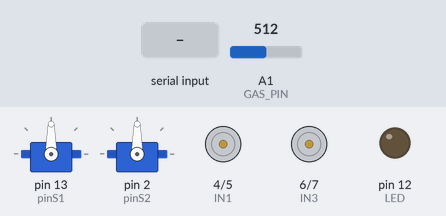
This sketch was run on a simulated Arduino Uno, built with avr-gcc and run on an emulated ATmega328P. On the bench: 2 × servo, motor-driver pin pairs drawn as motors (green arrow = first pin HIGH = forward, orange = second pin HIGH = backward, longer = more drive, scaled by the enable pin), output pins drawn as LEDs (lit = HIGH). The inputs (shaded band) are chosen by the test bench; at power-on: A1 (GAS_PIN) = 512. What the sketch prints to the serial monitor is not drawn.

Above: at 1.2 s.
1.3 s: "adelante\n" received over Serial
At 2.4 s:
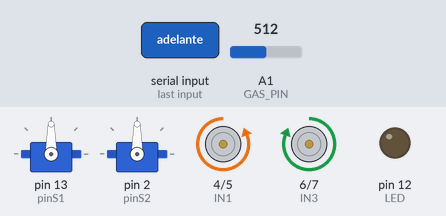
2.8 s: "servo1,atras\n" received over Serial
At 3.7 s:
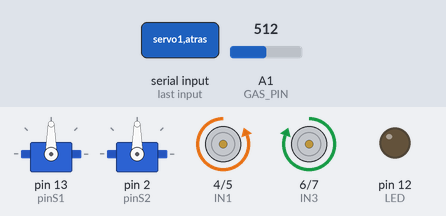
Timing chart, 0 to 5.8 s (numbered marks = the images above; inputs shaded):
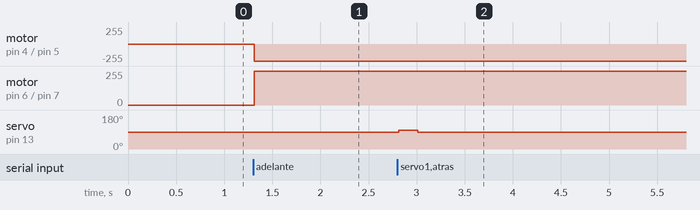

Measured:
- after the input at 1.3 s, motor on pin 4 (IN1) / pin 5 (IN2): stopped → backward 255/255 at once; motor on pin 6 (IN3) / pin 7 (IN4): stopped → forward 255/255 at once
- after the input at 2.8 s, servo on pin 13 (pinS1): 90° → 100° at once, → 90° 0.20 s later

The sketch:

ardc.ino
```cpp
#include <Servo.h>
#include <DHT.h> // Agrega la librería DHT

#define DHTPIN 8        // Pin digital donde está conectado el DHT11
#define DHTTYPE DHT11   // Modelo del sensor

DHT dht(DHTPIN, DHTTYPE);

// === SERVOS ===
int servo1_pos_counter = 0; // 0 es el centro, -10 máximo izquierda, +10 máximo derecha
const int SERVO1_MAX = 140;
const int SERVO1_MIN = -140;
const int LED=12;

int servo2_pos_counter = 0; // 0 es el centro, -5 máximo abajo, +5 máximo arriba
const int SERVO2_MAX = 5;
const int SERVO2_MIN = -5;

Servo servo1;  // Pin 3
Servo servo2;  // Pin 2
Servo servo3;  // Pin 1
#define pinS1 13
#define pinS2 2
// === MOTORES DC (L298N) ===
const int IN1 = 4;   // Motor izquierdo
const int IN2 = 5;
const int ENA = 3;   // PWM M1

const int IN3 = 6;   // Motor derecho
const int IN4 = 7;
const int ENB = 11;  // PWM M2

// === SENSOR DE GAS ===
const int GAS_PIN = A1;

// === CONFIGURACIÓN RPM (solo referencia, sin sensor) ===
const int RPM_MAX = 120; // Ajusta a tu motor
const int RPM_BAJO = 25; // Valor de RPM para ruedas lentas en giro

// === VARIABLES DE VELOCIDAD ===
int rpm_izq = 0;
int rpm_der = 0;
int direccion = 0; // 0=detenido, 1=adelante, -1=atras, 2=derecha, 3=izquierda

// === CONTROL DE SERVOS POR TIEMPO ===
unsigned long servo1_timer = 0;
unsigned long servo2_timer = 0;
unsigned long servo3_timer = 0;
const unsigned long SERVO_MOVE_TIME = 200; // 0.2 segundos

// === CONTROL DE ENVÍO DE GAS POR TIEMPO ===
unsigned long last_gas_send = 0;
const unsigned long GAS_SEND_INTERVAL = 100; // 100 ms

// === CONTROL DE ENVÍO DE DHT11 POR TIEMPO ===
unsigned long last_dht_send = 0;
const unsigned long DHT_SEND_INTERVAL = 2000; // 2 segundos

void setup() {
  Serial.begin(9600);

  // Servos
  servo1.attach(pinS1);
  servo2.attach(pinS2);
  pinMode(LED,OUTPUT);

  // Motores
  pinMode(IN1, OUTPUT);
  pinMode(IN2, OUTPUT);
  pinMode(ENA, OUTPUT);
  pinMode(IN3, OUTPUT);
  pinMode(IN4, OUTPUT);
  pinMode(ENB, OUTPUT);

  // Sensor de gas
  pinMode(GAS_PIN, INPUT);

  // DHT11
  dht.begin();

  // Motores apagados al inicio
  analogWrite(ENA, 0);
  analogWrite(ENB, 0);
  digitalWrite(IN1, LOW);
  digitalWrite(IN2, LOW);
  digitalWrite(IN3, LOW);
  digitalWrite(IN4, LOW);

  // Servos en posición neutra
  servo1.write(90);
  servo2.write(90);
  servo3.write(90);

  Serial.println("Sistema listo");
}

void loop() {
  unsigned long now = millis();

  // === LECTURA Y ENVÍO DEL SENSOR DE GAS Y DHT11 SINCRONIZADOS ===
  if (now - last_gas_send >= GAS_SEND_INTERVAL) {
    int gas_value = analogRead(GAS_PIN);
    Serial.print("gas,");
    Serial.println(gas_value);


    last_gas_send = now;
  }


  // === LECTURA DE COMANDOS SERIAL ===
  if (Serial.available() > 0) {
    String cmd = Serial.readStringUntil('\n');
    cmd.trim();

    // === CONTROL DE SERVOS ===

    if (cmd.startsWith("servo1,adelante")) {
      if (servo1_pos_counter < SERVO1_MAX) {
        servo1.write(85);
        servo1_timer = now;
        servo1_pos_counter++;
      }
    }else if (cmd.startsWith("servo1,atras")) {
      if (servo1_pos_counter > SERVO1_MIN) {
        servo1.write(100);
        servo1_timer = now;
        servo1_pos_counter--;
      }
    }else if (cmd.startsWith("servo2,adelante")) {
      if (servo2_pos_counter < SERVO2_MAX) {
        servo2.write(98);
        servo3.write(70);
        servo2_timer = now;
        servo3_timer = now;
        servo2_pos_counter++;
      }
    } else if (cmd.startsWith("servo2,atras")) {
      if (servo2_pos_counter > SERVO2_MIN) {
        servo2.write(85);
        servo3.write(100);
        servo2_timer = now;
        servo3_timer = now;
        servo2_pos_counter--;
      }
    } else if (cmd.startsWith("servo3,adelante")) {
      servo3.write(85);
      servo3_timer = now;
    } else if (cmd.startsWith("servo3,atras")) {
      servo3.write(100);
      servo3_timer = now;
    } else if (cmd == "detener") {
      servo1.write(90);
      servo2.write(90);
      servo3.write(90);
      servo1_timer = 0;
      servo2_timer = 0;
      servo3_timer = 0;

    }

    // === DIRECCIÓN Y VELOCIDAD AUTOMÁTICA DE MOTORES ==
    if (cmd == "adelante") {
      direccion = 1;
      rpm_izq = -RPM_MAX;
      rpm_der = RPM_MAX;
      Serial.println("Motores adelante");
    }
    else if (cmd == "atras") {
      direccion = -1;
      rpm_izq = RPM_MAX;
      rpm_der = -RPM_MAX;
      Serial.println("Motores atras");
    }
    else if (cmd == "luzp") {
      digitalWrite(LED,HIGH);
    }
    else if (cmd == "lusa") {
      digitalWrite(LED,LOW);

    } if (cmd == "derecha") {
      direccion = 2;
      rpm_izq = RPM_MAX;
      rpm_der = -RPM_BAJO;
      Serial.println("Girando derecha");
    } else if (cmd == "izquierda") {
      direccion = 3;
      rpm_izq = -RPM_BAJO;
      rpm_der = RPM_MAX;
      Serial.println("Girando izquierda");
    }
    else if (cmd == "detenerm") {
      direccion = 0;
      rpm_izq = 0;
      rpm_der = 0;
      Serial.println("Motores detenidos");
    }
  }

  // === CONTROL DE TIEMPO DE MOVIMIENTO DE SERVOS ===
  if (servo1_timer && (now - servo1_timer >= SERVO_MOVE_TIME)) {
    servo1.write(90);
    servo1_timer = 0;
  }
  if (servo2_timer && (now - servo2_timer >= SERVO_MOVE_TIME)) {
    servo2.write(90);
    servo2_timer = 0;
  }
  if (servo3_timer && (now - servo3_timer >= SERVO_MOVE_TIME)) {
    servo3.write(90);
    servo3_timer = 0;
  }

  // Aplica velocidad y dirección siempre (fuera del if para mantener movimiento)
  int pwm_izq = map(rpm_izq, 0, RPM_MAX, 0, 255);
  int pwm_der = map(rpm_der, 0, RPM_MAX, 0, 255);
  // Motor izquierdo
  if (rpm_izq == 0) {
    analogWrite(ENA, 0);
    digitalWrite(IN1, LOW);
    digitalWrite(IN2, LOW);
  } else if (rpm_izq > 0) { // adelante
    digitalWrite(IN1, HIGH);
    digitalWrite(IN2, LOW);
    analogWrite(ENA, map(rpm_izq, 0, RPM_MAX, 0, 255));
  } else { // atrás
    digitalWrite(IN1, LOW);
    digitalWrite(IN2, HIGH);
    analogWrite(ENA, map(-rpm_izq, 0, RPM_MAX, 0, 255));
  }

  // Motor derecho
  if (rpm_der == 0) {
    analogWrite(ENB, 0);
    digitalWrite(IN3, LOW);
    digitalWrite(IN4, LOW);
  } else if (rpm_der > 0) { // adelante
    digitalWrite(IN3, HIGH);
    digitalWrite(IN4, LOW);
    analogWrite(ENB, map(rpm_der, 0, RPM_MAX, 0, 255));
  } else { // atrás
    digitalWrite(IN3, LOW);
    digitalWrite(IN4, HIGH);
    analogWrite(ENB, map(-rpm_der, 0, RPM_MAX, 0, 255));
  }

  delay(5); // Pequeño delay para estabilidad
}
```
